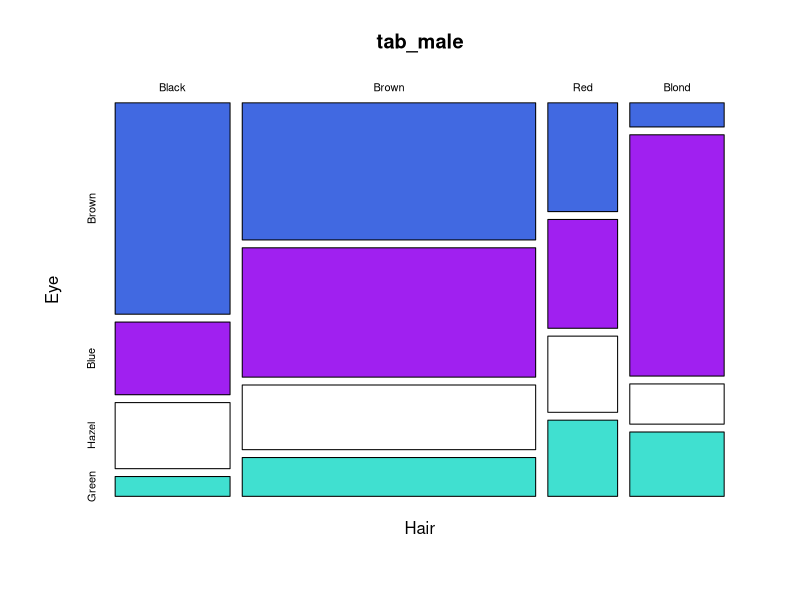
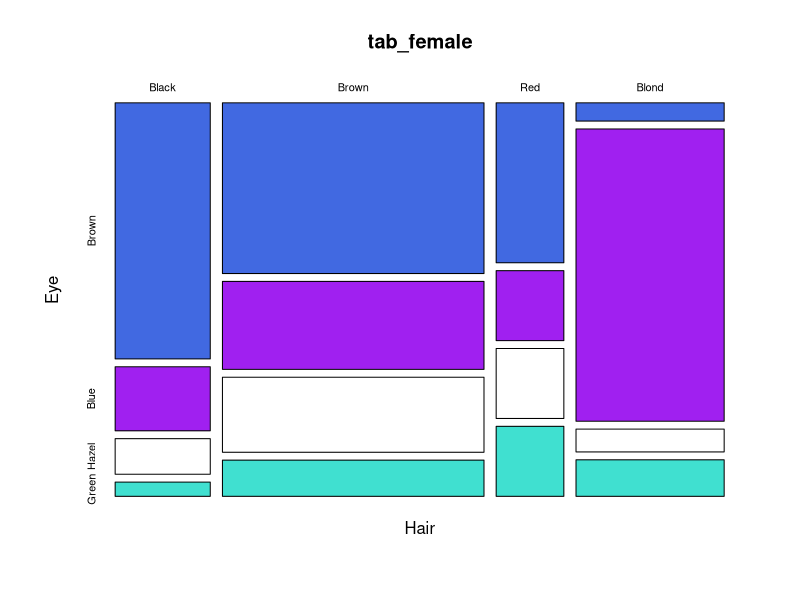
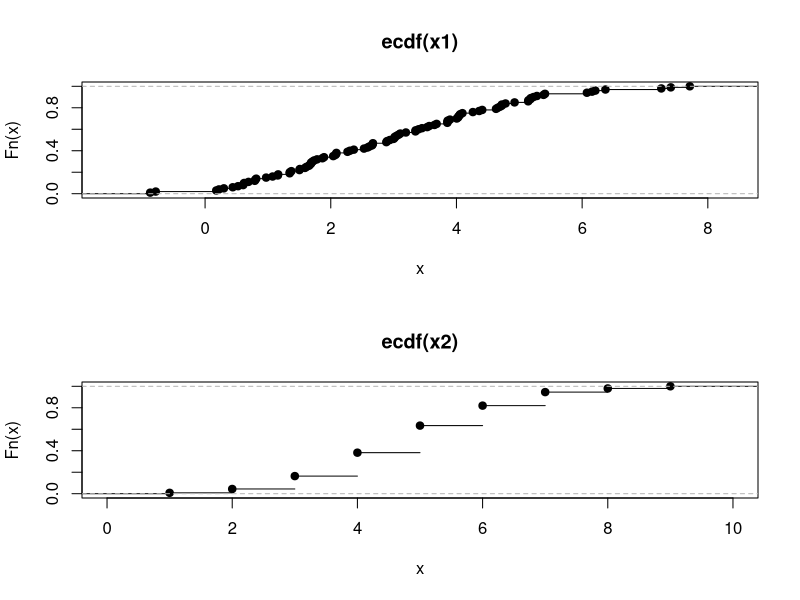

Generate these figures, in order, with R: (Note: this script raises an error after producing the figures.)
## ---- chunk 1
# Функция shapiro.test(x) выполняет тест Шапиро-Уилка.
# Нулевая гипотеза заключается в том, что случайная величина, выборка x которой 
# известна, распределена по нормальному закону.
# Объем выборки должен быть не меньше 3 и не больше 5000. 

# Объект,
# возвращаемый функцией shapiro.test(x), - это список со следующими полями:
    #• statistics – значение статистики Шапиро-Уилка;
    #• p.value –  полученный уровень значимости;
    #• method – строка, Shapiro-Wilk normality test;
    #• data.name - строка содержащая имя данных, подвергнутых тесту.
## ---- chunk 2
# пример 1

# При уровне значимости 0,05 гипотеза нормальности распределения
# должна быть принята,
# так как p-value > 0.05

x1 <- rnorm(n = 100, mean = 2, sd = 5)
shapiro.test(x1)
## ---- chunk 3
# пример 2

# при уровне значимости 0.05 гипотеза о нормальности распределения должна быть
# отвергнута, так как p-value < 0.05

shapiro.test(runif(100, min = -10, max = 10))
## ---- chunk 4
# ks.test(x, y, ..., alternative = c("two.sided", "less", "greater"),
# exact = NULL)

# Аргументы:

# x - вектор, содержащий выборку;
# y - вектор, содержащий вторую выборку, или символьная строка с именем
# распределения
# ... - параметры распределения
# alternative - символьный аргумент, обозначающий тип альтернативной
# гипотезы. Принимает одно из следующих значений:
# "two.sided" (по умолчанию), "less", или "greater"
# exact - NULL или логическое значение, обозначающее требуется ли точное
# вычиисление p-value. Не используется в двувыборочном тесте, если
# alternative = "less" or alternative = "greater"
## ---- chunk 5
# Детали. Если y - числовой вектор, то выполняется двувыборочный тест
# Колмогорова-Смирнова, проверяющий нулевую гипотезу о том, что x и y
# принадлежат одному и тому же непрерывному распределению.
# Если y - символьная переменная (имя непрерывного распределения),
# то выполняется одновыброчный тест Колмогорова-Смирнова,
# проверяющий нулевую гипотезу о том, что x принадлежит заданному 
# распределению
## ---- chunk 6
# пример 3

# ks.test(y, z)

# Two-sample Kolmogorov-Smirnov test
# data: y, z
# D = 0.0475, p-value = 0.7576

# Так как p-value > 0.05, нулевую гипотезу о принадлежности двух выборок y и z
# к одному распределению принимаем.
## ---- chunk 7
# пример 4

# ks.test(z, punif)

# One-sample Kolmogorov-Smirnov test
# data: z
# D = 0.0455, p-value = 0.3782
# alternative hypothesis: two-sided

# Так как p-value > 0.05 нулеувую гипотезу о принадлежности выборки z 
# к равномерному распределению принимаем 
## ---- chunk 8
#chisq.test(x, y = NULL, correct = TRUE, p = rep(1/length(x)),
#           rescale.p = FALSE)
#           simulate.p.value = FALSE, B = 2000)

# Аргументы и функции:
  
# x - вектор или матрица;
# y - вектор. Игнорируется, если x - матрица
# correct - логическое значение, указывающее, требуется ли применять
# непрерывную коррекцию для 2х2 матриц

# p-вектор, содержащий вероятность. Должен иметь такую же длину, что и х
# rescale.p - логическое значение. Если TRUE, то p при необходимости
#нормируется так, чтобы сумма его компонентов была равна 1

# Simulate.p.value - логическое значение. Если TRUE, то p-value вычисляется
# с помощью метода Монте-Карло, в противном случае используется
# x2 распределение

# B - количество испытаний в методе Монте - Карло
## ---- chunk 9
# пример 5

# chisq.test(x, y)

# Pearson’s Chi-squared test
# data: x and y
# X-squared = 9900, df = 9801, p-value = 0.239
# Так как, p-value = 0.239>0.05,
# то гипотезу о независимости случайных признаков можно принять.
## ---- chunk 10
# Критерий Стьюдента (t) применяется для проверки нулевой гипотезы о равенстве средних значений двух совокупностей, хотя существует также и одновыборочная модификация этого метода.
## ---- chunk 11
# Одновыборочный t-тест предназначен для проверки равенства среднего значения выборки из нормально распределенной генеральной совокупности в предположении, что дисперсия не известна.

# Двувыборочный тест служит для сравнения двух средних значений выборок из нормально распределенных генеральных совокупносей в предположении, что их дисперсии равны, хотя и не известны.
## ---- chunk 12
# Основные допущения, на которых основан критерий Стьюдента:

#    • сравниваемые выборки должны происходить из нормально распределенных    совокупностей;

#    • дисперсии сравниваемых генеральных совокупностей должны быть равны.
## ---- chunk 13
# t.test(x, ...)
# t.test(x, y = NULL, alternative = c("two.sided", "less", "greater"),
# mu = 0, paired = FALSE, var.equal = FALSE, conf.level = 0.95, ...)
# t.test(formula, data, subset, na.action, ...)

# Аргументы:

#    • x - числовой вектор, содержащий элементы первой выборки;
#    • y - числовой вектор, содержащий элементы второй выборки;
#    • alternative – символьный аргумент, определяющий тип альтернативной гипотезы. Возможны значения: ”two.sided”- средние не равны (по умолчанию), ”less” или ”greater”;
#    • exact -либо NULL, либо логический аргумент. Отвечает за точное вычисление p-value. Не используется в двувыборочном тесте, если alternative = ”less” или alternative = ”greater”;
#    • и другие.
## ---- chunk 14
# Пример 6

# > t.test(x, y)

#Welch Two Sample t-test
#data: x and y
#t = -1.3896, df = 196.428, p-value = 0.1662
# alternative hypothesis: true difference in means is not equal to 0
# 95 percent confidence interval:
# -1.7590435 0.3048036
# sample estimates:
# mean of x mean of y
# 0.0906738 0.8177938


# Найдено значение t-статистики, число степеней свободы df, величина p-value. Указаны границы 95% доверительного интервала для разности математических ожиданий распределений первой и второй выборки. Приведены оценки математических ожиданий распределений для каждого распределения. Так как p-value = 0.1662>0.05, то гипотезу о том, что средние двух выборок равны, принимаем.
## ---- chunk 15
# Этот вариант критерия Стьюдента служит для проверки нулевой гипотезы о равенстве среднего значения (m1) генеральной совокупности, из которой была взята выборка, некоторому априори известному значению (m0): H0: m1= m0.
## ---- chunk 16
# Предположим, у нас имеются данные по суточному потреблению энергии, поступающей с пищей (кДж/сутки), для 11 женщин: пример заимствован из книги (Altman, 1981):

d.intake <- c(5260, 5470, 5640, 6180, 6390, 6515, 6805, 7515, 7515, 8230, 8770)

# Среднее значение для этих 11 наблюдений составляет:

mean(d.intake)
## ---- chunk 17
# Зададимся вопросом: отличается ли это выборочное среднее значение от установленной нормы в 7725 кДж/сутки? Разница между нашим выборочным значением и этим нормативом довольно прилична: 7725 - 6753.6 = 971.4. Но насколько эта разница статистически значима с учетом уровня вариации приведенных выше 11 значений? Ответить на этот вопрос поможет одновыборочный t-тест.
## ---- chunk 18
# Как и другие варианты t-теста, одновыборочный тест Стьюдента выполняется в R при помощи функции t.test():

t.test(d.intake, mu = 7725)
## ---- chunk 19
# Видим, что для имеющихся выборочных данных t-критерий составляет -2.821 при 10 степенях свободы (df). Вероятность получить такое (либо большее) значение t при условии, что проверяемая нулевая гипотеза верна, оказалась весьма мала: p-value =0.01814  (во всяком случае,  это меньше 5%). Следовательно, можно отклонить проверяемую нулевую гипотезу о равенстве выборочного среднего значения нормативу и принять альтернативную гипотезу (alternative hypothesis: true mean is not equal to 7725). Принимая это предположение, рискуем ошибиться с вероятностью менее 5%.
## ---- chunk 20
# Помимо t-критерия, числа степеней свободы, р-значения и выборочного среднего (sample estimates: mean of x), программа рассчитала также 95%-ный доверительный интервал (95 percent confidence interval) для истинной разницы между выборочным средним значением суточного потребления энергии и нормативом. Если бы повторили аналогичный тест много раз для разных групп из 11 женщин, то в 95% случаев эта разница оказалась бы в диапазоне от 5986.3 до 7520.9 кДж/сутки.
## ---- chunk 21
# При сравнении двух выборок проверяемая нулевая гипотеза состоит в том, что обе эти выборки происходят из нормально распределенных генеральных совокупностей с одинаковыми средними значениями: H0: m1= m2.
## ---- chunk 22
# Рассмотрим пример о суточном расходе энергии (expend) у худощавых женщин (lean)  и женщин с избыточным весом (obese), приведенный в книге П. Дальгаарда (Dalgaard, 2008). Данные из этого примера (подробнее см. ?energy)  входят в состав пакета ISwR, сопровождающего эту книгу:

# library(ISwR)

# data(energy)
# attach(energy)
# head(energy)


#    expend stature
# 1    9.21   obese
# 2    7.53    lean
# 3    7.48    lean
# 4    8.08    lean
# 5    8.09    lean
# 6   10.15    lean
## ---- chunk 23
# Соответствующие средние значения потребления энергии в рассматриваемых группах пациенток можно найти с использованием знакомой нам функции tapply():

# tapply(expend, stature, mean)

# lean   obese
# 8.07  10.30
## ---- chunk 24
 # Вопрос заключается в том, различаются ли эти средние значения статистически? Проверим гипотезу об отсутствии разницы при помощи t-теста:

# t.test(expend ~ stature)

#        Welch Two Sample t-test
# data:  expend by stature
# t = -3.8555, df = 15.919, p-value = 0.001411
# alternative hypothesis: true difference in means is not equal to 0 95 percent confidence interval: -3.459167 -1.004081
# sample estimates:
# mean in group lean mean in group obese
#           8.066154           10.297778
## ---- chunk 25
# Обратите внимание на использование знака ~ в вызове функции t.test(). Это стандартный для R способ записи формул, описывающих связь между переменными. В нашем случае выражение expend ~ stature можно расшифровать как "зависимость суточного потребления энергии (expend) от статуса пациентки (stature)".
## ---- chunk 26
# Согласно величине полученного р-значения (p-value = 0.001411), средний уровень потребления энергии у женщин из рассматриваемых весовых групп статистически значимо различается. При этом истинная разница между средними значениями с вероятностью 95% находится в диапазоне от -3.5 до -1.0 (см. 95 percent confidence interval).
## ---- chunk 27
# Следует подчеркнуть, что при выполнении двухвыборочного t-теста функция R по умолчанию принимает, что дисперсии сравниваемых совокупностей не равны,  и,  как следствие, выполняет t-тест в модификации Уэлча. Мы можем изменить такое поведение программы, воспользовавшись аргументом var.equal = TRUE: (от variance – дисперсия, и equal – равный):

# t.test(expend ~ stature, var.equal = TRUE)
#        Two Sample t-test
# data:  expend by stature
# t = -3.9456, df = 20, p-value = 0.000799
# alternative hypothesis: true difference in means is not equal to 0
# 95 percent confidence interval:
# -3.411451 -1.051796
# sample estimates:
# mean in group lean mean in group obese
#           8.066154           10.297778
## ---- chunk 28
# Р-значение стало еще меньше, и мы так же, как и после теста в модификации Уэлча, можем сделать вывод о наличии существенной разницы групповых средних.
## ---- chunk 29
# Однако такое совпадение выводов будет иметь место не всегда и, следовательно, на разницу между групповыми дисперсиями (или ее отсутствие) следует обращать серьезное внимание при выборе и интерпретации того или иного варианта t-теста.
## ---- chunk 30
# Зависимыми, или парными, являются две выборки, содержащие результаты измерений какого-либо количественного признака, выполненных на одних и тех же объектах. Во многих исследованиях определенный отклик измеряется у одних и тех же объектов до и после экспериментального воздействия. При такой схеме эксперимента исследователь более точно оценивает эффект воздействия именно потому, что прослеживает его фактически у каждого уникального объекта.
## ---- chunk 31
# Нас интересуют свойства выборки, составленной из разностей значений признака у одних и тех же объектов, а точнее – "истинная средняя разность" как результат экспериментального воздействия (обозначим его δ). Если верна нулевая гипотеза H0: δ = 0, утверждающая, что средняя разность δ между парами реализаций случайных величин статистически значимо не отличается от нуля, то нет оснований предполагать, что эффект воздействия имеет место. 
## ---- chunk 32
# Возьмем другой пример о суточном потреблении энергии, измеренном уже у одних и тех же 11 женщин до и после определенного цикла:

# data(intake) # из пакета ISwR

#attach(intake)

# head(intake)


#    pre post
#1  5260 3910
#2  5470 4220
#3  5640 3885
#4  6180 5160
#5  6390 5645
## ---- chunk 33
# Индивидуальные разности  потребления энергии у этих женщин составляют:

#post - pre
#[1] -1350 -1250 -1755 -1020  -745 -1835 -1540 -1540
#[9]  -725 -1330 -1435
## ---- chunk 34
# Усреднив эти индивидуальные разницы, получим

# mean(post - pre)
# [1] -1320.5
## ---- chunk 35
# Задача заключается в том, чтобы оценить, насколько статистически значимо эта средняя разность отличается от нуля. Применим парный критерий Стьюдента (обратите внимание на использование аргумента paired = TRUE):

# t.test(pre, post, paired = TRUE)
#        Paired t-test
# data:  pre and post
# t = 11.9414, df = 10, p-value = 3.059e-07
# alternative hypothesis: true difference in means is not equal to 0
# 95 percent confidence interval:
# 1074.072 1566.838
# sample estimates:
# mean of the differences 1320.455
## ---- chunk 36
# Как видим, рассчитанное программой р-значение оказалось намного меньше 0.05, что позволяет нам сделать заключение о наличии существенной разницы в потреблении энергии у исследованных женщин до и после. Истинная величина эффекта (в абсолютном выражении) с вероятностью 95% находится в интервале от 1074.1 до 1566.8 кДж/сутки.
## ---- chunk 37
# Одно из важных условий корректного применения критерия Стьюдента состоит в том, что анализируемые выборки должны принадлежать нормально распределенным генеральным совокупностям. В случаях, когда это условие не выполняется, вместо критерия Стьюдента следует использовать его непараметрический аналог – критерий Уилкоксона (Wilcoxon rank test). Здесь необходимо сразу пояснить, что создатели системы R под названием "критерий Уилкоксона" (или "тест Уилкоксона") объединяют как метод, предложенный собственно Ф. Уилкоксоном (Wilcoxon) в 1945 г., так и опубликованный несколько позднее (1947 г.) метод Манна-Уитни. Первый из этих методов обычно используется для сравнения двух парных выборок,  тогда как второй предназначен для сравнения двух независимых выборок.
## ---- chunk 38
# Этот вариант критерия (Wilcoxon signed rank test) служит для проверки нулевой гипотезы о том, что анализируемая выборка происходит из симметрично распределенной генеральной совокупности с центром в точке µ0.
## ---- chunk 39
# Обратимся к данным о суточном потреблении энергии у 11 женщин и выясним, имеются ли отличия от нормативного значения 7725 кДж/сутки:

d.intake <- c(5260, 5470, 5640, 6180, 6390, 6515, 6805, 7515, 7515, 8230, 8770)
## ---- chunk 40
# Для выполнения теста Уилкоксона в системе R используется функция wilcox.test():

wilcox.test(d.intake, mu = 7725)
## ---- chunk 41
# Видим, что, p-value = 0.0293 не превышает 0.05, это позволяет отклонить нулевую гипотезу о том, что суточное потребление энергии у обследованных 11 женщин не отличается от принятой нормы. Обратите внимание на выданное программой предупреждение о том, что полученное значение вероятности р не является точным из-за наличия в данных значений с одинаковыми рангами (Warning message... cannot compute exact p-value with ties). Проблема расчета точных р-значений при наличии повторяющихся значений в данных характерна для статистических методов, основанных на рангах, и критерий Уилкоксона здесь, увы, не исключение. При наличии повторяющихся наблюдений р-значение рассчитывается путем аппроксимации распределения критерия Уилкоксона нормальным распределением.
## ---- chunk 42
# Если сравниваемые выборки являются независимыми (аргумент paired =FALSE), то мы имеем дело с критерием Уилкоксона, который в англоязычной литературе называют Wilcoxon rank sum test . Проверяемая с его помощью нулевая гипотеза состоит в том, что центры распределений, из которых происходят сравниваемые выборки, смещены относительно друг друга на величину µ (например, µ = 0). 
## ---- chunk 43
# Используем рассмотренный ранее пример о суточном расходе энергии (expend) у худощавых женщин (lean) и женщин с избыточным весом (obese):


# data(energy) # из пакета ISwR

# attach(energy)

#str(energy)

# 'data.frame': 22 obs. of  2 variables:
#  $ expend : num  9.21 7.53 7.48 8.08 8.09 ...
#  $ stature: Factor w/ 2 levels "lean","obese": 2 1 1 1 1 1 1 1 1 1 ...
## ---- chunk 44
# Проверим гипотезу об отсутствии разницы в потреблении энергии у женщин из этих двух групп при помощи критерия Уилкоксона для независимых выборок:

# wilcox.test(expend ~ stature, paired = FALSE)


# Wilcoxon rank sum test with continuity correction
# data:  expend by stature
# W = 12, p-value = 0.002122
# alternative hypothesis: true location shift is not equal to 0
# Warning message:
# In wilcox.test.default(x = c(7.53, 7.48, 8.08, 8.09, 10.15, 8.4,  :
#  cannot compute exact p-value with ties
## ---- chunk 45
# Согласно полученному р-значению (p-value = 0.002122), потребление энергии у женщин из рассматриваемых весовых групп статистически значимо различается. 
## ---- chunk 46
# Сейчас для нас более важен тот факт,  что обе сравниваемые выборки происходят из ненормально распределенных генеральных совокупностей. Это дает нам весомые основания выполнить сравнение при помощи парного рангового критерия Уилкоксона.
## ---- chunk 47
# Как и в парном тесте Стьюдента, находят разницу между всеми имеющимися парными выборочными наблюдениями с целью проверить нулевую гипотезу о том, что медиана полученных разностей равна нулю (либо какому-либо другому, отличному от нуля значению). Здесь (псевдо)-медианой распределения F называют медиану распределения (u + v)/2,  где u и v являются независимыми переменными, каждая из которых имеет распределение F. Если распределение F симметрично, псевдомедиана и медиана совпадают (подробнее см. ?wilcox.test).
## ---- chunk 48
# Используем рассмотренный ранее пример о суточном потреблении энергии, измеренном у одних и тех же 11 женщин до и после:

# data(intake) # из пакета ISwR
# attach(intake)

# Сравнить два периода по потреблению энергии при помощи критерия Уилкоксона можно следующим образом (обратите внимание на использование аргумента paired =TRUE):

# wilcox.test(pre, post, paired = TRUE)


# Wilcoxon signed rank test with continuity correction
# data:  pre and post
# V = 66, p-value = 0.00384
# alternative hypothesis: true location shift is not equal to 0
# Warning message:
# In wilcox.test.default(pre, post, paired = T) :
#  cannot compute exact p-value with ties
## ---- chunk 49
# Как видим, рассчитанное программой р-значение оказалось меньше 0.05, что позволяет нам сделать заключение о наличии статистически значимой разницы в потреблении энергии у исследованных женщин до и после. (Для сравнения: р-значение, полученное при помощи критерия Стьюдента было << 0.001).
## ---- chunk 50
# Мы можем оценить доверительный интервал, в котором с определенной вероятностью находится истинная величина эффекта, воспользовавшись аргументом conf.int (вероятность задается при помощи аргумента conf.level; по умолчанию рассчитывается 95%-ный доверительный интервал):

# wilcox.test(pre, post, paired = TRUE, conf.int = TRUE)

# Wilcoxon signed rank test with continuity correction
# data:  pre and post
# V = 66, p-value = 0.00384
# alternative hypothesis: true location shift is not equal to 0
# 95 percent confidence interval:
#  1037.5 1582.5
# sample estimates:
# (pseudo)median      1341.332

# Warning messages:
# 1: In wilcox.test.default(pre, post, paired = TRUE, conf.int = TRUE):
#   cannot compute exact p-value with ties
# 2: In wilcox.test.default(pre, post, paired = TRUE, conf.int = TRUE):
#   cannot compute exact confidence interval with ties
## ---- chunk 51
# Видим, что истинная разность уровней потребленной энергии с вероятностью 95% находится в интервале от 1037.5 до 1581.5 кДж/сутки. Из-за наличия повторяющихся наблюдений, расчет точных доверительных пределов оказался невозможным. Псевдомедиана ((pseudo)median) индивидуальных разностей между парными значениями потребления энергии была оценена в 1341.3 кДж/сутки.
## ---- chunk 52
# Важно отметить одно из ограничений критерия Уилкоксона для двух выборок (зависимых или независимых): если общее количество наблюдений не превышает 6, то обнаружить разницу между выборками с уровнем ошибки в 5% просто невозможно.
## ---- chunk 53
# 1

# Откройте файл данных mtcars, проверьте данные mpg на нормальность
# распределения (всю совокупность значение и по категориям переменной vs).

# проверяем всю совокупность
shapiro.test(mtcars$mpg)

# по каткгории переменной vs
tapply(mtcars$mpg, mtcars$vs, FUN = shapiro.test)
## ---- chunk 54
# 2

# Проверьте, существует ли зависимость переменной mpg
# по категориям переменной vs.

chisq.test(mtcars$mpg, mtcars$vs == 0)
chisq.test(mtcars$mpg, mtcars$vs == 1)
## ---- chunk 55
# 3

# Существует ли разница в значениях переменной mpg категории vs?

t.test(mtcars$mpg ~ mtcars$vs)
## ---- chunk 56
# 4

# Открыть таблицу данных trees из библиотеки datasets, содержащую замеры диаметра, высоты и объема вишневых деревьев (datasets::trees  или View(trees)

View(trees)
## ---- chunk 57
# 5

# Выведите имена столбцов таблицы trees.

names(trees)
## ---- chunk 58
# 6

# С помощью теста Шапиро-Уилка проверьте на нормальность каждый столбец таблицы. Сделайте выводы.

shapiro.test(trees$Girth)
shapiro.test(trees$Volume)
shapiro.test(trees$Height)
## ---- chunk 59
# 7

# С помощью критерия согласия Пирсона проверьте гипотезы о независимости переменных. Сделайте выводы.

chisq.test(trees$Girth, trees$Height)
chisq.test(trees$Girth, trees$Volume)
chisq.test(trees$Height, trees$Volume)
## ---- chunk 60
# 8

# Откройте фрейм данных randu из библиотеки datasets, содержащий 400 троек псевдослучайных чисел из интервала [1;0]. Значения записаны в матрицу с тремя столбцами, называемыми именами x, y, z.

View(randu)
## ---- chunk 61
#9 

# С помощью двувыборочного теста Колмогорова-Смирнова проверьте гипотезы о том, что x, y, z принадлежат одному и тому же непрерывному распределению. Объясните полученные результаты.  

ks.test(randu$x, randu$y)
ks.test(randu$x, randu$z)
ks.test(randu$y, randu$z)
## ---- chunk 62
# С помощью теста согласия Колмогорова-Смирнова проверьте гипотезы о том, что x принадлежит к нормальному виду распределения, а y – к равномерному распределению. 

# проверяем принадлежность к нормальному
ks.test(randu$x, rnorm)

# к равномерному
ks.test(randu, punif)
## ---- chunk 63
# 10

# Откройте таблицу данных ldeaths (datasets::ldeaths). 

datasets::ldeaths
## ---- chunk 64
# 11

# Проверьте гипотезы о равенстве средних значений смертности по годам из таблицы ldeaths с помощью t-теста Стьюдента

# и о независимости данных с помощью критерия Пирсона.

m <- matrix(ldeaths, 6, 12)

t.test(m[1,], m[6,])
t.test(m[2,], m[6,])
t.test(m[3,], m[6,])
t.test(m[4,], m[6,])
t.test(m[5,], m[6,])
t.test(m[6,], m[6,])

chisq.test(m[1,], m[6,])
## ---- chunk 65
# 12

# Откройте таблицу данных HairEyeColor из библиотеки datasets, содержащую информацию о поле, цвете волос и глаз у 592 студентов.

datasets::HairEyeColor
## ---- chunk 66
# 13 

# Проверьте гипотезу о том, что для мужчин цвет глаз не зависит от цвета волос. Для этого сначала постройте таблицу сопряженных признаков по данным для мужчин (male). Затем, с помощью критерия Пирсона проверьте гипотезу.  Сделайте вывод.

tab_male <- HairEyeColor[,, "Male"]

chisq.test(tab_male)
## ---- chunk 67
# 14

#  Проведите аналогичное исследование для женщин (female). Проанализируйте полученные результаты.

tab_female <- HairEyeColor[,, "Female"]

chisq.test(tab_female)
## ---- chunk 68
# 15

# Постройте мозаичные диаграммы зависимости цвета волос и глаз  для мужчин и для женщин (по таблицам сопряженных признаков male и female) с помощью функции mosaicplot().

# Пример использования функции mosaicplot().
#	>mosaicplot(x, col=c("royalblue","purple","sienna","mediumblue"))

mosaicplot(tab_male, col = c("royalblue", "purple", "0", "turquoise"))
mosaicplot(tab_female, col = c("royalblue", "purple", "0", "turquoise"))
## ---- chunk 69
# 1

#Постройте случайную нормально распределенную выборку х1 с параметрами: n = 100, mean=3, sd=2.

x1 <- rnorm(n = 100, mean = 3, sd = 2)
## ---- chunk 70
# 2

#  Найдите её выборочные среднее (mean()), стандартное отклонение(sd()) и дисперсию(var()).


mean(x1)
sd(x1)
var(x1)
## ---- chunk 71
# 3

# Постройте вектор случайных значений х2, подчиняющихся биноминальному закону распределения, с параметрами 500, 10, 0.5. 

x2 <- rbinom(500, 10, 0.5)
## ---- chunk 72
# 4
# Найдите характеристики вектора x2 при помощи функции summary().

summary(x2)
## ---- chunk 73
# 5

# По выборкам х1 и x2 постройте эмпирические функции распределения (ecdf()).

ecdf(x1)

ecdf(x2)
## ---- chunk 74
# 6

# Постройте график эмпирических функций распределения и гистограммы для выборок х1 и x2, разбив предварительно окно графика на две части.

par(mfrow = c(2, 1))
plot(ecdf(x1))
plot(ecdf(x2))
## ---- chunk 75
# 7

# Создайте вектор х2_100, состоящий из 100 последних значений вектора х2.

x2_100 <- (x2[401:500])
## ---- chunk 76
# 8

# Определите зависимость между векторами х1 и х2_100, рассчитав коэффициенты корреляции Пирсона, Спирмена и Кенделла (функция cor(x, y, method= )). Проверьте значимость полученных коэффициентов с помощью функции cor.test(x, y,  method = ), если необходимо. Интерпретируйте результат.

# Коэффициент корреляции Пирсона отражает степень линейной связи между двумя нормально распределенными (количественными) переменными. Коэффициенты ранговой корреляции Спирмена и Кенделла -  меры связи между двумя ранговыми переменными (непараметрические методы). 

# Коэффициент ранговой корреляции Спирмена используется для выявления и оценки тесноты связи между двумя рядами сопоставляемых количественных показателей. Сопоставляемые показатели могут быть измерены как в непрерывной шкале, так и в порядковой.

# Коэффициент корреляции Кендалла используется в случае, когда переменные представлены двумя порядковыми шкалами при условии, что связанные ранги отсутствуют.

# Для одних и тех же значений переменных значения коэффициента корреляции r-Спирмена будет всегда немного больше, чем значения коэффициента ранговой корреляции -Кендалла, тогда как уровень значимости будет одинаков или же у коэффициента корреляции -Кендалла будет немного больше.

# Свойства представленных коэффициентов корреляции:
#    • Представленные Коэффициент корреляции может принимать значения от минус единицы до единицы, причем при rs=1 имеет место строго прямая связь, а при rs= -1 – строго обратная связь.
#    • Если коэффициент корреляции отрицательный, то имеет место обратная связь, если положительный, то – прямая связь.
#    • Если коэффициент корреляции равен нулю, то связь между величинами практически отсутствует.
#    • Чем ближе модуль коэффициента корреляции к единице, тем более сильной является связь между измеряемыми величинами.

cor(x1, x2_100, method = "spearman")
cor(x1, x2_100, method = "kendall")
cor(x1, x2_100, method = "pearson")
## ---- chunk 77
# 9

# Постройте график зависимости векторов х1 и х2_100.

qplot(sort(x1), sort(x2_100))
## ---- chunk 78
# 10

# Объедините в матрицу х3 векторы х1 и х2_100.

m3 <- matrix(c(x1, x2_100), 10, 10);m3
## ---- chunk 79
# 11

# Теперь разбейте выборку x2 на пять частей (как будто у нас 5 столбцов) и представьте результат в виде матрицы x4.

x4 <- matrix(x2, 20, 5); x4
## ---- chunk 80
# 12 

# Постройте матрицу корреляций для x4.

cor(x4, method = "spearman")
## ---- chunk 81
# 13

# Провести стандартизацию вектора х2 с помощью функции scale() и вручную:
# x2_st=(x2-mean(x2))/sd(x2). Сравнить результаты.

#
scale(x2)
#
x2_st<-(x2-mean(x2))/sd(x2);x2_st
## ---- chunk 82
# 14

# Прологарифмируйте значения вектора х1 и округлите результат до 3-х цифр после запятой (функция round()). 

round(log(x1), 3)
